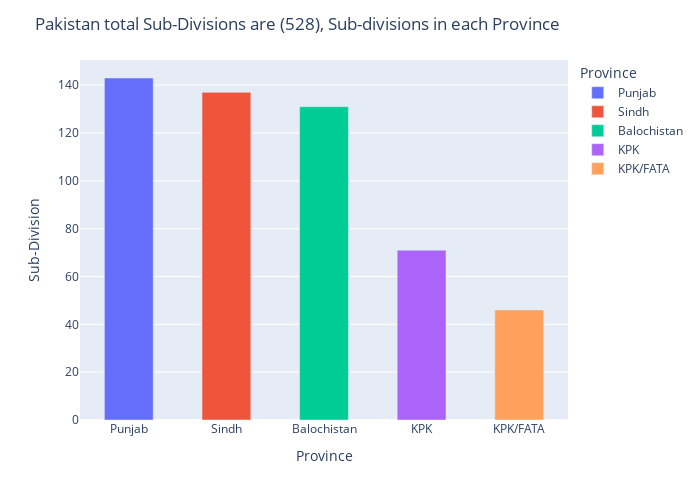

Notebook code cell kept with this figure:
### Code cell
# make plot on melt_df by using plotly library
import plotly.express as px

fig = px.bar(div_df, x='Province', y='Sub-Division', color='Province')
fig.update_traces(width=0.5)
fig.update_layout(width=700, height=500)
# x axis ticks in the 90 degree angle
fig.update_layout(xaxis_tickangle=0)
# graph title name
fig.update_layout(title_text='Pakistan total Sub-Divisions are (528), Sub-divisions in each Province')

fig.show()

### Figure 1 — Plotly figure (JSON) as saved in the notebook; plotly's stock layout.template omitted (floating-point values rounded to 4 significant figures)
{"data": [{"alignmentgroup": "True", "hovertemplate": "Province=%{x}<br>Sub-Division=%{y}<extra></extra>", "legendgroup": "Punjab", "marker": {"color": "#636efa", "pattern": {"shape": ""}}, "name": "Punjab", "offsetgroup": "Punjab", "orientation": "v", "showlegend": true, "textposition": "auto", "type": "bar", "width": 0.5, "x": ["Punjab"], "xaxis": "x", "y": [143], "yaxis": "y"}, {"alignmentgroup": "True", "hovertemplate": "Province=%{x}<br>Sub-Division=%{y}<extra></extra>", "legendgroup": "Sindh", "marker": {"color": "#EF553B", "pattern": {"shape": ""}}, "name": "Sindh", "offsetgroup": "Sindh", "orientation": "v", "showlegend": true, "textposition": "auto", "type": "bar", "width": 0.5, "x": ["Sindh"], "xaxis": "x", "y": [137], "yaxis": "y"}, {"alignmentgroup": "True", "hovertemplate": "Province=%{x}<br>Sub-Division=%{y}<extra></extra>", "legendgroup": "Balochistan", "marker": {"color": "#00cc96", "pattern": {"shape": ""}}, "name": "Balochistan", "offsetgroup": "Balochistan", "orientation": "v", "showlegend": true, "textposition": "auto", "type": "bar", "width": 0.5, "x": ["Balochistan"], "xaxis": "x", "y": [131], "yaxis": "y"}, {"alignmentgroup": "True", "hovertemplate": "Province=%{x}<br>Sub-Division=%{y}<extra></extra>", "legendgroup": "KPK", "marker": {"color": "#ab63fa", "pattern": {"shape": ""}}, "name": "KPK", "offsetgroup": "KPK", "orientation": "v", "showlegend": true, "textposition": "auto", "type": "bar", "width": 0.5, "x": ["KPK"], "xaxis": "x", "y": [71], "yaxis": "y"}, {"alignmentgroup": "True", "hovertemplate": "Province=%{x}<br>Sub-Division=%{y}<extra></extra>", "legendgroup": "KPK/FATA", "marker": {"color": "#FFA15A", "pattern": {"shape": ""}}, "name": "KPK/FATA", "offsetgroup": "KPK/FATA", "orientation": "v", "showlegend": true, "textposition": "auto", "type": "bar", "width": 0.5, "x": ["KPK/FATA"], "xaxis": "x", "y": [46], "yaxis": "y"}], "layout": {"barmode": "relative", "height": 500, "legend": {"title": {"text": "Province"}, "tracegroupgap": 0}, "margin": {"t": 60}, "title": {"text": "Pakistan total Sub-Divisions are (528), Sub-divisions in each Province"}, "width": 700, "xaxis": {"anchor": "y", "categoryarray": ["Punjab", "Sindh", "Balochistan", "KPK", "KPK/FATA"], "categoryorder": "array", "domain": [0, 1], "tickangle": 0, "title": {"text": "Province"}}, "yaxis": {"anchor": "x", "domain": [0, 1], "title": {"text": "Sub-Division"}}}}
